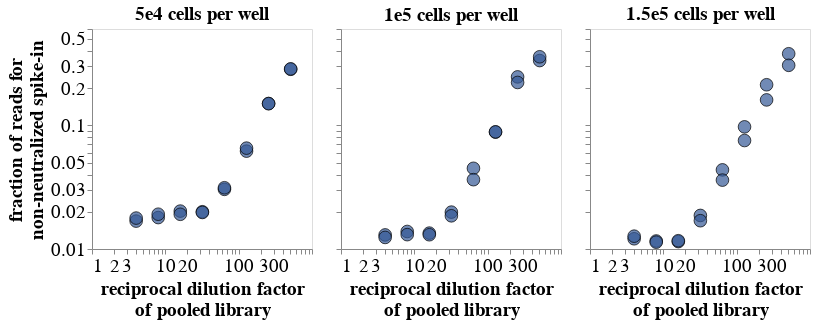

This figure's notebook cell:
### Code cell
width=220
height=220
pointSize=160

strokeWidth=1
stroke='black'

point_color = alt.Color('fails_qc', legend=None).scale(range=color_palette)

y_label = ['fraction of reads for', 'non-neutralized spike-in']
y_axis_not_first = alt.Axis(title=None, labelFontSize=0, grid=False)
x_label = ['reciprocal dilution factor', 'of pooled library']

# Scatterplot of the same data as above, plotted by dilution factor
scatter_50k = alt.Chart(neut_standard_fracs.query('cell_number == "50k"'), width=width, height=height,
                        ).mark_circle(size=pointSize, strokeWidth=strokeWidth, stroke=stroke).encode(
    alt.X('dilution_factor:Q', 
          scale=alt.Scale(type='log'),
          title=x_label, axis = alt.Axis(grid=False)),
    alt.Y('neut_standard_frac:Q', 
          scale=alt.Scale(type='log', domain=[0.01,0.6]),
          title=y_label, axis = alt.Axis(grid=False)),
    color=point_color,
    tooltip=['well', 'dilution_factor', 'neut_standard_frac', 'total_count']
).properties(
        # height=alt.Step(10),
        # width=250,
        title="5e4 cells per well",
    )

scatter_75k = alt.Chart(neut_standard_fracs.query('cell_number == "75k"'), width=width, height=height,
                        ).mark_circle(size=pointSize, strokeWidth=strokeWidth, stroke=stroke).encode(
    alt.X('dilution_factor:Q', 
          scale=alt.Scale(type='log'),
          title=x_label, axis = alt.Axis(grid=False)),
    alt.Y('neut_standard_frac:Q', 
          scale=alt.Scale(type='log'),
          axis=y_axis_not_first),
    color=point_color,
    tooltip=['well', 'dilution_factor', 'neut_standard_frac', 'total_count']
).properties(
        # height=alt.Step(10),
        # width=250,
        title="75k cells per well",
    )

scatter_100k = alt.Chart(neut_standard_fracs.query('cell_number == "100k"'), width=width, height=height,
                        ).mark_circle(size=pointSize, strokeWidth=strokeWidth, stroke=stroke).encode(
    alt.X('dilution_factor:Q', 
          scale=alt.Scale(type='log'),
          title=x_label, axis = alt.Axis(grid=False)),
    alt.Y('neut_standard_frac:Q', 
          scale=alt.Scale(type='log', domain=[0.01,0.6]),
          axis=y_axis_not_first),
    color=point_color,
    tooltip=['well', 'dilution_factor', 'neut_standard_frac', 'total_count']
).properties(
        # height=alt.Step(10),
        # width=250,
        title="1e5 cells per well",
    )

scatter_150k = alt.Chart(neut_standard_fracs.query('cell_number == "150k"'), width=width, height=height,
                        ).mark_circle(size=pointSize, strokeWidth=strokeWidth, stroke=stroke).encode(
    alt.X('dilution_factor:Q', 
          scale=alt.Scale(type='log'),
          title=x_label, axis = alt.Axis(grid=False)),
    alt.Y('neut_standard_frac:Q',
          scale=alt.Scale(type='log', domain=[0.01,0.6]),
          axis=y_axis_not_first),
    color=point_color,
    tooltip=['well', 'dilution_factor', 'neut_standard_frac', 'total_count']
).properties(
        # height=alt.Step(10),
        # width=200,
        title="1.5e5 cells per well",
    )


# scatter_50k | scatter_75k | scatter_100k | scatter_150k
chart = (alt.concat(scatter_50k, scatter_100k, scatter_150k, columns = 3)
         .configure_title(fontSize=19, dy=0)
         .configure_axis(grid=True, labelFontSize=19, titleFontSize=19)
        )


# Make a figures directory 
figuresdir = 'figures'
os.makedirs(figuresdir, exist_ok=True)

# Save chart
chart.save(os.path.join(figuresdir, 'fraction_reads_variable_cell.pdf'))
chart

### Figure 1 — Vega-Lite specification as saved in the notebook (floating-point values rounded to 4 significant figures)
{"config": {"view": {"continuousWidth": 300, "continuousHeight": 300}, "axis": {"grid": true, "labelFontSize": 19, "titleFontSize": 19}, "title": {"dy": 0, "fontSize": 19}}, "concat": [{"data": {"name": "data-985ace54bd80e851990990306683aaa7"}, "mark": {"type": "circle", "size": 160, "stroke": "black", "strokeWidth": 1}, "encoding": {"color": {"field": "fails_qc", "legend": null, "scale": {"range": ["#345995", "#03cea4", "#ca1551", "#eac435"]}, "type": "nominal"}, "tooltip": [{"field": "well", "type": "nominal"}, {"field": "dilution_factor", "type": "quantitative"}, {"field": "neut_standard_frac", "type": "quantitative"}, {"field": "total_count", "type": "quantitative"}], "x": {"axis": {"grid": false}, "field": "dilution_factor", "scale": {"type": "log"}, "title": ["reciprocal dilution factor", "of pooled library"], "type": "quantitative"}, "y": {"axis": {"grid": false}, "field": "neut_standard_frac", "scale": {"domain": [0.01, 0.6], "type": "log"}, "title": ["fraction of reads for", "non-neutralized spike-in"], "type": "quantitative"}}, "height": 220, "title": "5e4 cells per well", "width": 220}, {"data": {"name": "data-1693d6aa2784bbdc57ead215bdb54079"}, "mark": {"type": "circle", "size": 160, "stroke": "black", "strokeWidth": 1}, "encoding": {"color": {"field": "fails_qc", "legend": null, "scale": {"range": ["#345995", "#03cea4", "#ca1551", "#eac435"]}, "type": "nominal"}, "tooltip": [{"field": "well", "type": "nominal"}, {"field": "dilution_factor", "type": "quantitative"}, {"field": "neut_standard_frac", "type": "quantitative"}, {"field": "total_count", "type": "quantitative"}], "x": {"axis": {"grid": false}, "field": "dilution_factor", "scale": {"type": "log"}, "title": ["reciprocal dilution factor", "of pooled library"], "type": "quantitative"}, "y": {"axis": {"grid": false, "labelFontSize": 0, "title": null}, "field": "neut_standard_frac", "scale": {"domain": [0.01, 0.6], "type": "log"}, "type": "quantitative"}}, "height": 220, "title": "1e5 cells per well", "width": 220}, {"data": {"name": "data-95e2f0f311d266edc173e1486bc2e02f"}, "mark": {"type": "circle", "size": 160, "stroke": "black", "strokeWidth": 1}, "encoding": {"color": {"field": "fails_qc", "legend": null, "scale": {"range": ["#345995", "#03cea4", "#ca1551", "#eac435"]}, "type": "nominal"}, "tooltip": [{"field": "well", "type": "nominal"}, {"field": "dilution_factor", "type": "quantitative"}, {"field": "neut_standard_frac", "type": "quantitative"}, {"field": "total_count", "type": "quantitative"}], "x": {"axis": {"grid": false}, "field": "dilution_factor", "scale": {"type": "log"}, "title": ["reciprocal dilution factor", "of pooled library"], "type": "quantitative"}, "y": {"axis": {"grid": false, "labelFontSize": 0, "title": null}, "field": "neut_standard_frac", "scale": {"domain": [0.01, 0.6], "type": "log"}, "type": "quantitative"}}, "height": 220, "title": "1.5e5 cells per well", "width": 220}], "columns": 3, "$schema": "https://vega.github.io/schema/vega-lite/v5.16.3.json", "datasets": {"data-985ace54bd80e851990990306683aaa7": [{"virus_library": "H3N2", "well": "A1", "sample_well": "A1-2023rePool_H3N2_50k-4-1 (A1)", "dilution_factor": 4, "total_count": 1635633, "neut_standard_count": 27495, "neut_standard_frac": 0.01681, "fails_qc": false, "cell_number": "50k"}, {"virus_library": "H3N2", "well": "A2", "sample_well": "A2-2023rePool_H3N2_50k-4-2 (A2)", "dilution_factor": 4, "total_count": 3150883, "neut_standard_count": 56018, "neut_standard_frac": 0.01778, "fails_qc": false, "cell_number": "50k"}, {"virus_library": "H3N2", "well": "B1", "sample_well": "B1-2023rePool_H3N2_50k-8-1 (B1)", "dilution_factor": 8, "total_count": 2806369, "neut_standard_count": 50370, "neut_standard_frac": 0.01795, "fails_qc": false, "cell_number": "50k"}, {"virus_library": "H3N2", "well": "B2", "sample_well": "B2-2023rePool_H3N2_50k-8-2 (B2)", "dilution_factor": 8, "total_count": 2807764, "neut_standard_count": 53646, "neut_standard_frac": 0.01911, "fails_qc": false, "cell_number": "50k"}, {"virus_library": "H3N2", "well": "C1", "sample_well": "C1-2023rePool_H3N2_50k-16-1 (C1)", "dilution_factor": 16, "total_count": 2844985, "neut_standard_count": 57604, "neut_standard_frac": 0.02025, "fails_qc": false, "cell_number": "50k"}, {"virus_library": "H3N2", "well": "C2", "sample_well": "C2-2023rePool_H3N2_50k-16-2 (C2)", "dilution_factor": 16, "total_count": 3053515, "neut_standard_count": 58254, "neut_standard_frac": 0.01908, "fails_qc": false, "cell_number": "50k"}, {"virus_library": "H3N2", "well": "D1", "sample_well": "D1-2023rePool_H3N2_50k-32-1 (D1)", "dilution_factor": 32, "total_count": 2163630, "neut_standard_count": 43271, "neut_standard_frac": 0.02, "fails_qc": false, "cell_number": "50k"}, {"virus_library": "H3N2", "well": "D2", "sample_well": "D2-2023rePool_H3N2_50k-32-2 (D2)", "dilution_factor": 32, "total_count": 4147574, "neut_standard_count": 81896, "neut_standard_frac": 0.01975, "fails_qc": false, "cell_number": "50k"}, {"virus_library": "H3N2", "well": "E1", "sample_well": "E1-2023rePool_H3N2_50k-64-1 (E1)", "dilution_factor": 64, "total_count": 4366510, "neut_standard_count": 132556, "neut_standard_frac": 0.03036, "fails_qc": false, "cell_number": "50k"}, {"virus_library": "H3N2", "well": "E2", "sample_well": "E2-2023rePool_H3N2_50k-64-2 (E2)", "dilution_factor": 64, "total_count": 3623969, "neut_standard_count": 113287, "neut_standard_frac": 0.03126, "fails_qc": false, "cell_number": "50k"}, {"virus_library": "H3N2", "well": "F1", "sample_well": "F1-2023rePool_H3N2_50k-128-1 (F1)", "dilution_factor": 128, "total_count": 2488352, "neut_standard_count": 153769, "neut_standard_frac": 0.0618, "fails_qc": false, "cell_number": "50k"}, {"virus_library": "H3N2", "well": "F2", "sample_well": "F2-2023rePool_H3N2_50k-128-2 (F2)", "dilution_factor": 128, "total_count": 5433863, "neut_standard_count": 355047, "neut_standard_frac": 0.06534, "fails_qc": false, "cell_number": "50k"}, {"virus_library": "H3N2", "well": "G1", "sample_well": "G1-2023rePool_H3N2_50k-256-1 (G1)", "dilution_factor": 256, "total_count": 2550007, "neut_standard_count": 382390, "neut_standard_frac": 0.15, "fails_qc": false, "cell_number": "50k"}, {"virus_library": "H3N2", "well": "G2", "sample_well": "G2-2023rePool_H3N2_50k-256-2 (G2)", "dilution_factor": 256, "total_count": 2340242, "neut_standard_count": 349814, "neut_standard_frac": 0.1495, "fails_qc": false, "cell_number": "50k"}, {"virus_library": "H3N2", "well": "H1", "sample_well": "H1-2023rePool_H3N2_50k-512-1 (H1)", "dilution_factor": 512, "total_count": 2144914, "neut_standard_count": 608274, "neut_standard_frac": 0.2836, "fails_qc": false, "cell_number": "50k"}, {"virus_library": "H3N2", "well": "H2", "sample_well": "H2-2023rePool_H3N2_50k-512-2 (H2)", "dilution_factor": 512, "total_count": 2789681, "neut_standard_count": 796720, "neut_standard_frac": 0.2856, "fails_qc": false, "cell_number": "50k"}], "data-1693d6aa2784bbdc57ead215bdb54079": [{"virus_library": "H3N2", "well": "A5", "sample_well": "A5-2023rePool_H3N2_100k-4-1 (A5)", "dilution_factor": 4, "total_count": 1764034, "neut_standard_count": 22923, "neut_standard_frac": 0.01299, "fails_qc": false, "cell_number": "100k"}, {"virus_library": "H3N2", "well": "A6", "sample_well": "A6-2023rePool_H3N2_100k-4-2 (A6)", "dilution_factor": 4, "total_count": 2778073, "neut_standard_count": 34462, "neut_standard_frac": 0.01241, "fails_qc": false, "cell_number": "100k"}, {"virus_library": "H3N2", "well": "B5", "sample_well": "B5-2023rePool_H3N2_100k-8-1 (B5)", "dilution_factor": 8, "total_count": 2165338, "neut_standard_count": 30004, "neut_standard_frac": 0.01386, "fails_qc": false, "cell_number": "100k"}, {"virus_library": "H3N2", "well": "B6", "sample_well": "B6-2023rePool_H3N2_100k-8-2 (B6)", "dilution_factor": 8, "total_count": 6071394, "neut_standard_count": 79311, "neut_standard_frac": 0.01306, "fails_qc": false, "cell_number": "100k"}, {"virus_library": "H3N2", "well": "C5", "sample_well": "C5-2023rePool_H3N2_100k-16-1 (C5)", "dilution_factor": 16, "total_count": 3730011, "neut_standard_count": 50131, "neut_standard_frac": 0.01344, "fails_qc": false, "cell_number": "100k"}, {"virus_library": "H3N2", "well": "C6", "sample_well": "C6-2023rePool_H3N2_100k-16-2 (C6)", "dilution_factor": 16, "total_count": 4183996, "neut_standard_count": 54551, "neut_standard_frac": 0.01304, "fails_qc": false, "cell_number": "100k"}, {"virus_library": "H3N2", "well": "D5", "sample_well": "D5-2023rePool_H3N2_100k-32-1 (D5)", "dilution_factor": 32, "total_count": 4440013, "neut_standard_count": 88178, "neut_standard_frac": 0.01986, "fails_qc": false, "cell_number": "100k"}, {"virus_library": "H3N2", "well": "D6", "sample_well": "D6-2023rePool_H3N2_100k-32-2 (D6)", "dilution_factor": 32, "total_count": 2152869, "neut_standard_count": 39933, "neut_standard_frac": 0.01855, "fails_qc": false, "cell_number": "100k"}, {"virus_library": "H3N2", "well": "E5", "sample_well": "E5-2023rePool_H3N2_100k-64-1 (E5)", "dilution_factor": 64, "total_count": 1387216, "neut_standard_count": 62271, "neut_standard_frac": 0.04489, "fails_qc": false, "cell_number": "100k"}, {"virus_library": "H3N2", "well": "E6", "sample_well": "E6-2023rePool_H3N2_100k-64-2 (E6)", "dilution_factor": 64, "total_count": 3711073, "neut_standard_count": 134868, "neut_standard_frac": 0.03634, "fails_qc": false, "cell_number": "100k"}, {"virus_library": "H3N2", "well": "F5", "sample_well": "F5-2023rePool_H3N2_100k-128-1 (F5)", "dilution_factor": 128, "total_count": 2758911, "neut_standard_count": 242846, "neut_standard_frac": 0.08802, "fails_qc": false, "cell_number": "100k"}, {"virus_library": "H3N2", "well": "F6", "sample_well": "F6-2023rePool_H3N2_100k-128-2 (F6)", "dilution_factor": 128, "total_count": 2344512, "neut_standard_count": 207506, "neut_standard_frac": 0.08851, "fails_qc": false, "cell_number": "100k"}, {"virus_library": "H3N2", "well": "G5", "sample_well": "G5-2023rePool_H3N2_100k-256-1 (G5)", "dilution_factor": 256, "total_count": 3548442, "neut_standard_count": 873199, "neut_standard_frac": 0.2461, "fails_qc": false, "cell_number": "100k"}, {"virus_library": "H3N2", "well": "G6", "sample_well": "G6-2023rePool_H3N2_100k-256-2 (G6)", "dilution_factor": 256, "total_count": 2018792, "neut_standard_count": 447864, "neut_standard_frac": 0.2218, "fails_qc": false, "cell_number": "100k"}, {"virus_library": "H3N2", "well": "H5", "sample_well": "H5-2023rePool_H3N2_100k-512-1 (H5)", "dilution_factor": 512, "total_count": 2255021, "neut_standard_count": 752084, "neut_standard_frac": 0.3335, "fails_qc": false, "cell_number": "100k"}, {"virus_library": "H3N2", "well": "H6", "sample_well": "H6-2023rePool_H3N2_100k-512-2 (H6)", "dilution_factor": 512, "total_count": 1939385, "neut_standard_count": 693846, "neut_standard_frac": 0.3578, "fails_qc": false, "cell_number": "100k"}], "data-95e2f0f311d266edc173e1486bc2e02f": [{"virus_library": "H3N2", "well": "A7", "sample_well": "A7-2023rePool_H3N2_150k-4-1 (A7)", "dilution_factor": 4, "total_count": 1867012, "neut_standard_count": 22584, "neut_standard_frac": 0.0121, "fails_qc": false, "cell_number": "150k"}, {"virus_library": "H3N2", "well": "A8", "sample_well": "A8-2023rePool_H3N2_150k-4-2 (A8)", "dilution_factor": 4, "total_count": 1753875, "neut_standard_count": 22265, "neut_standard_frac": 0.01269, "fails_qc": false, "cell_number": "150k"}, {"virus_library": "H3N2", "well": "B7", "sample_well": "B7-2023rePool_H3N2_150k-8-1 (B7)", "dilution_factor": 8, "total_count": 5160498, "neut_standard_count": 59918, "neut_standard_frac": 0.01161, "fails_qc": false, "cell_number": "150k"}, {"virus_library": "H3N2", "well": "B8", "sample_well": "B8-2023rePool_H3N2_150k-8-2 (B8)", "dilution_factor": 8, "total_count": 4490519, "neut_standard_count": 50995, "neut_standard_frac": 0.01136, "fails_qc": false, "cell_number": "150k"}, {"virus_library": "H3N2", "well": "C7", "sample_well": "C7-2023rePool_H3N2_150k-16-1 (C7)", "dilution_factor": 16, "total_count": 2397603, "neut_standard_count": 27517, "neut_standard_frac": 0.01148, "fails_qc": false, "cell_number": "150k"}, {"virus_library": "H3N2", "well": "C8", "sample_well": "C8-2023rePool_H3N2_150k-16-2 (C8)", "dilution_factor": 16, "total_count": 1706889, "neut_standard_count": 19914, "neut_standard_frac": 0.01167, "fails_qc": false, "cell_number": "150k"}, {"virus_library": "H3N2", "well": "D7", "sample_well": "D7-2023rePool_H3N2_150k-32-1 (D7)", "dilution_factor": 32, "total_count": 2107591, "neut_standard_count": 39352, "neut_standard_frac": 0.01867, "fails_qc": false, "cell_number": "150k"}, {"virus_library": "H3N2", "well": "D8", "sample_well": "D8-2023rePool_H3N2_150k-32-2 (D8)", "dilution_factor": 32, "total_count": 2164747, "neut_standard_count": 36654, "neut_standard_frac": 0.01693, "fails_qc": false, "cell_number": "150k"}, {"virus_library": "H3N2", "well": "E7", "sample_well": "E7-2023rePool_H3N2_150k-64-1 (E7)", "dilution_factor": 64, "total_count": 829266, "neut_standard_count": 36165, "neut_standard_frac": 0.04361, "fails_qc": false, "cell_number": "150k"}, {"virus_library": "H3N2", "well": "E8", "sample_well": "E8-2023rePool_H3N2_150k-64-2 (E8)", "dilution_factor": 64, "total_count": 1664492, "neut_standard_count": 59976, "neut_standard_frac": 0.03603, "fails_qc": false, "cell_number": "150k"}, {"virus_library": "H3N2", "well": "F7", "sample_well": "F7-2023rePool_H3N2_150k-128-1 (F7)", "dilution_factor": 128, "total_count": 2161712, "neut_standard_count": 209942, "neut_standard_frac": 0.09712, "fails_qc": false, "cell_number": "150k"}, {"virus_library": "H3N2", "well": "F8", "sample_well": "F8-2023rePool_H3N2_150k-128-2 (F8)", "dilution_factor": 128, "total_count": 2614359, "neut_standard_count": 196863, "neut_standard_frac": 0.0753, "fails_qc": false, "cell_number": "150k"}, {"virus_library": "H3N2", "well": "G7", "sample_well": "G7-2023rePool_H3N2_150k-256-1 (G7)", "dilution_factor": 256, "total_count": 2158653, "neut_standard_count": 458930, "neut_standard_frac": 0.2126, "fails_qc": false, "cell_number": "150k"}, {"virus_library": "H3N2", "well": "G8", "sample_well": "G8-2023rePool_H3N2_150k-256-2 (G8)", "dilution_factor": 256, "total_count": 2279793, "neut_standard_count": 365593, "neut_standard_frac": 0.1604, "fails_qc": false, "cell_number": "150k"}, {"virus_library": "H3N2", "well": "H7", "sample_well": "H7-2023rePool_H3N2_150k-512-1 (H7)", "dilution_factor": 512, "total_count": 2086046, "neut_standard_count": 789560, "neut_standard_frac": 0.3785, "fails_qc": false, "cell_number": "150k"}, {"virus_library": "H3N2", "well": "H8", "sample_well": "H8-2023rePool_H3N2_150k-512-2 (H8)", "dilution_factor": 512, "total_count": 1630247, "neut_standard_count": 497730, "neut_standard_frac": 0.3053, "fails_qc": false, "cell_number": "150k"}]}}
